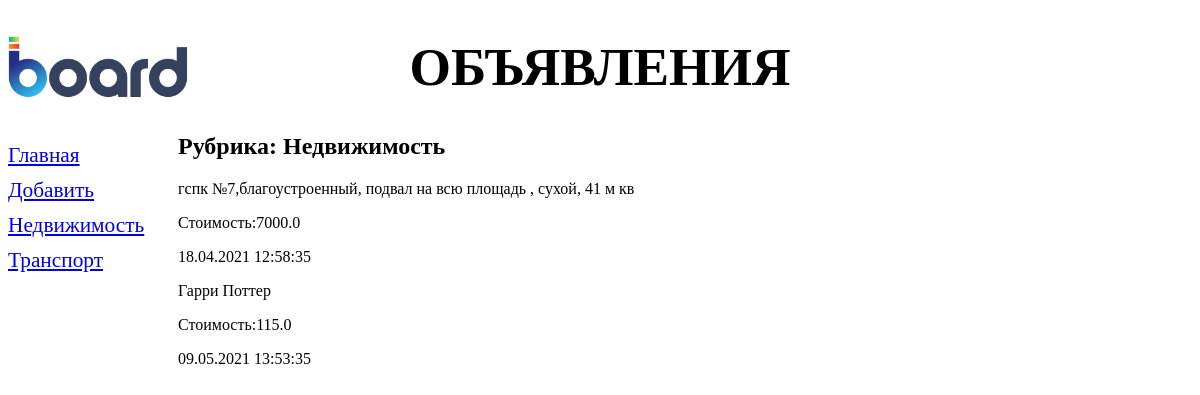
Screenshot of /bboard/1/ with the database file from the repository.
### bboard/models.py (models this page shows, shortened)
class Rubric(models.Model):
    name=models.CharField(max_length=20,db_index=True,
                          verbose_name='Название')
    class Meta:
        verbose_name_plural='Рубрики'
        verbose_name='Рубрика'
        ordering=['name']

class Bb(models.Model):
    title=models.CharField(max_length=50
                           ,verbose_name='Заголовок')
    content=models.TextField(null=True,blank=True,verbose_name='Текст объявления')
    price=models.FloatField(null=True,blank=True,verbose_name='Цена')
    published=models.DateTimeField(auto_now_add=True,db_index=True)
    rubric=models.ForeignKey('rubric',on_delete=models.PROTECT,
                             verbose_name='Рубрика',null=True)
    class Meta:
        verbose_name_plural='Объявления'
        verbose_name='Объявление'

### bboard/views.py (the view)
# urls.py: path('<int:rubric_id>/',by_rubric,name='by_rubric'),
def by_rubric(request,rubric_id):
    bbs=Bb.objects.filter(rubric=rubric_id)
    rubrics=Rubric.objects.all()
    curent_rubric=Rubric.objects.get(pk=rubric_id)
    context={'bbs':bbs,'rubrics':rubrics,'current_rubric':curent_rubric}
    return render(request,'bboard/by_rubric.html',context)

### bboard/templates/bboard/by_rubric.html (shortened to what this page needs)
{% extends "bboard/basic.html" %}
   {% block content %}
        <h2>Рубрика: {{ current_rubric.name }}</h2>
        {% for bb in bbs %}
        <div>
                <p> {{ bb.content}}</p>
                <p>Стоимость:{{bb.price}}</p>
                <p> {{  bb.published|date:"d.m.Y H:i:s" }} </p>
        </div>
        {% endfor %}
  {% endblock %}

### bboard/templates/bboard/basic.html (shortened to what this page needs)
{% load static  %}
<!DOCTYPE html>
<html lang="en">
<head>
    <link type="text/css" rel="stylesheet" href="{% static 'bboard/style.css' %}">
</head>
<body>
     <header>
         <h1> Объявления</h1>
     </header>
            <nav>
                <a href="{% url 'index' %}">Главная</a>
                <a href="{% url 'add' %}">Добавить</a>
                {% for rubric in rubrics %}
                <a href="{% url 'by_rubric' rubric.pk %}">{{ rubric.name }}</a>
                {% endfor %}
            </nav>
             <section>
                 {% block content %}
                 {% endblock %}
             </section>
</body>
</html>

### bboard/static/bboard/style.css (style rules this page uses)
header h1 { font-size: 40pt; text-transform: uppercase; text-align: center; background: url("logo1.png") left / auto 100% no-repeat; }
nav { font-size: 16pt; max-width: 150px; float: left; }
nav a { display: block; margin: 10px 0; }
section { margin-left: 170px; }
body { background: url("bg1.png") ; }

### rows the page displays
Rubric: name "Недвижимость"
Rubric: name "Транспорт"
Bb: content "гспк №7,благоустроенный, подвал на всю площадь , сухой, 41 м кв", price "7000.0", published "18.04.2021 12:58:35"
Bb: content "Гарри Поттер", price "115.0", published "09.05.2021 13:53:35"
